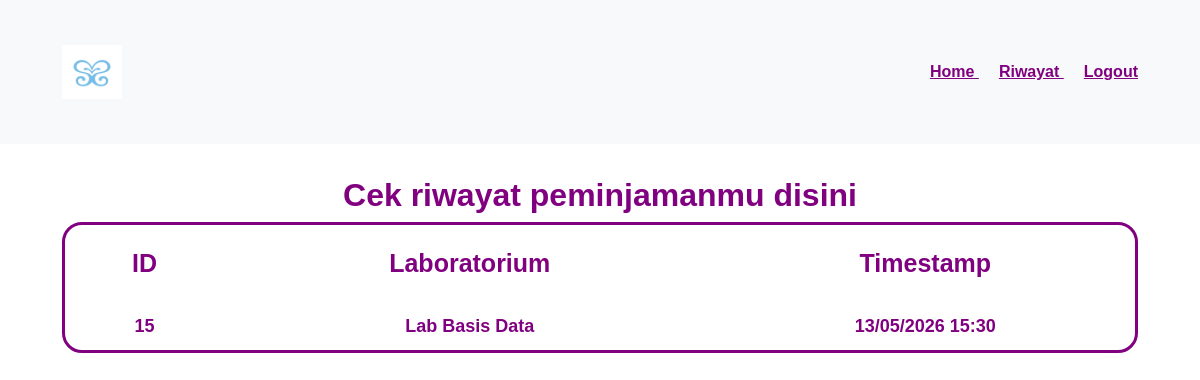
Screenshot of /history.php (signed in) with the database file from the repository.
### tables this page shows
CREATE TABLE `peminjaman` (
  `id` int(11) NOT NULL,
  `idUser` int(11) DEFAULT NULL,
  `idLab` int(11) DEFAULT NULL,
  `tanggal` date DEFAULT NULL,
  `jam` varchar(10) DEFAULT NULL,
  `created_at` timestamp NOT NULL DEFAULT current_timestamp()
);

CREATE TABLE `lab` (
  `id` int(11) NOT NULL,
  `nama_lab` varchar(100) DEFAULT NULL
);

### history.php (the view, shortened to what this page needs)
<?php
include 'koneksi.php';
$idUser = $_SESSION['id'];
$query = mysqli_query($koneksi, "SELECT peminjaman.id,
    peminjaman.tanggal,
    peminjaman.jam,
    lab.nama_lab
    FROM peminjaman
    JOIN lab ON peminjaman.idLab = lab.id
    WHERE peminjaman.idUser = '$idUser'
    ORDER BY peminjaman.created_at DESC");
?>
<!DOCTYPE html>
<html>
<head>
    <link href="https://cdn.jsdelivr.net/npm/bootstrap@5.3.8/dist/css/bootstrap.min.css" rel="stylesheet">
    <link rel="stylesheet" href="style.css">
</head>
<body>
 <nav class="navbar bg-body-tertiary">
        <div class="container">
            <a class="navbar-brand" href="#">
                <img src="aset/Hearts2Hearts-Rude-group-logo.jpg" alt="Bootstrap" width="60" height="54">
            </a>
            <span>
                <a href="home.php" style=" color:purple; font-weight:bold;">
                    Home
                </a>
                <a href="history.php" style=" color:purple; font-weight:bold; margin-left:20px;">
                    Riwayat
                </a>
                <a href="logout.php" style=" color:purple; font-weight:bold; margin-left:20px;">
                    Logout
                </a>
            </span>
        </div>
    </nav>
<div class="container">
    <h2 align="center" style="color: purple; font-weight: bold;">
        Cek riwayat peminjamanmu disini
    </h2>
    <div class="table-box">
    <table>
        <tr>
            <th>ID</th>
            <th>Laboratorium</th>
            <th>Timestamp</th>
        </tr>
        <?php while($row = mysqli_fetch_assoc($query)) : ?>
        <tr>
            <td>
                <?= $row['id']; ?>
            </td>
            <td>
                <?= $row['nama_lab']; ?>
            </td>
            <td>
                <?= date('d/m/Y', strtotime($row['tanggal'])); ?>
                <?= $row['jam']; ?>
            </td>
        </tr>
        <?php endwhile; ?>
    </table>
    </div>
</div>
</body>
</html>

### style.css (style rules this page uses)
body { margin: 0; padding: 0; font-family: Arial, sans-serif; background-color: white; min-height: 100vh; justify-content: center; align-items: center; }
.container { padding: 32px; }
.table-box { border: 3px solid purple; border-radius: 20px; overflow: hidden; background: white; }
table { width: 100%; border-collapse: separate; border-spacing: 0; }
th { color: purple; font-size: 25px; padding: 20px; text-align: center; }
td { text-align: center; padding: 10px; color: purple; font-weight: bold; font-size: 18px; }

### rows the page displays
peminjaman: id "15", idLab.nama_lab "Lab Basis Data", tanggal "13/05/2026", jam "15:30"
